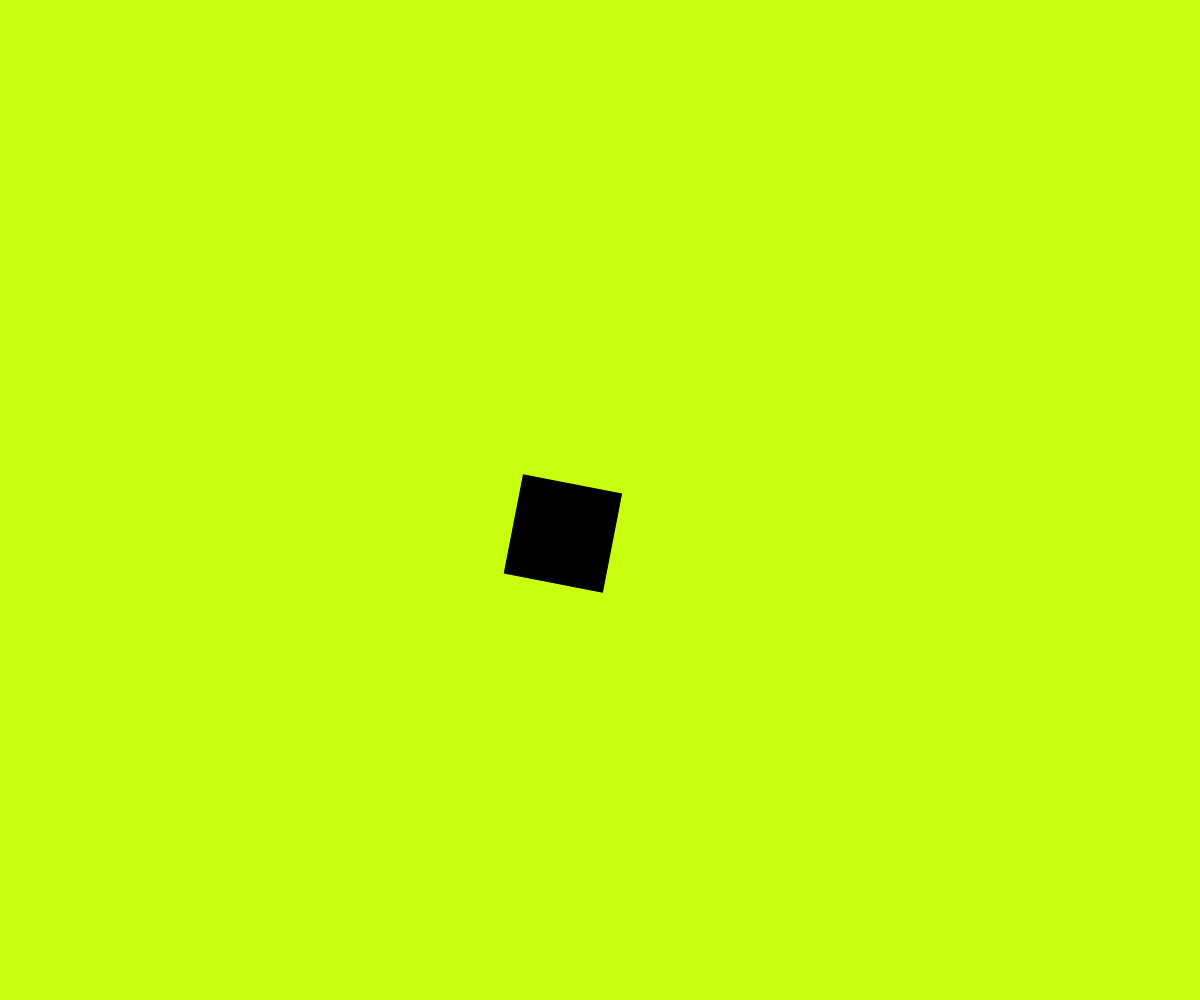
Frame 1 (no input)
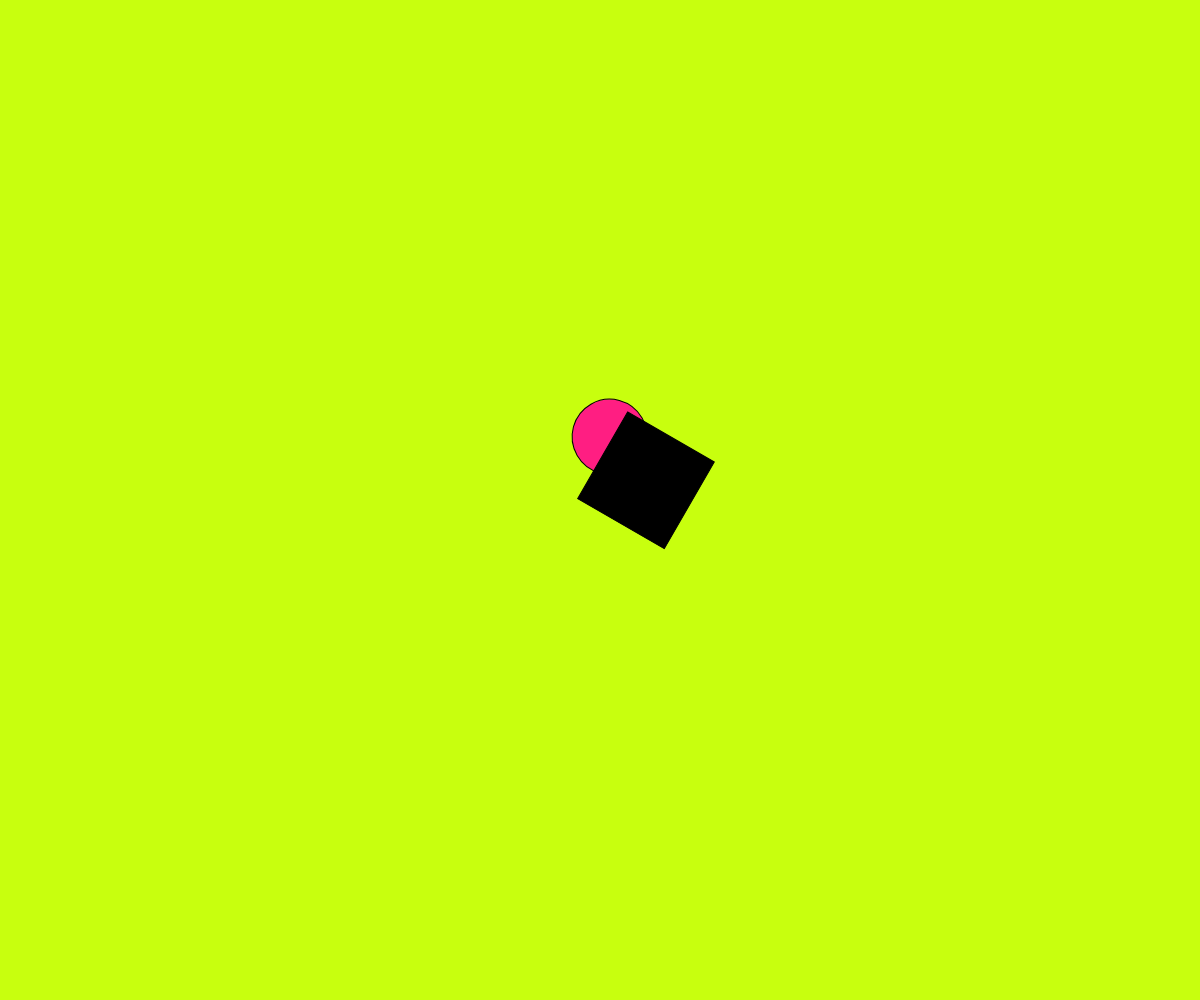
Frame 60 (no input)
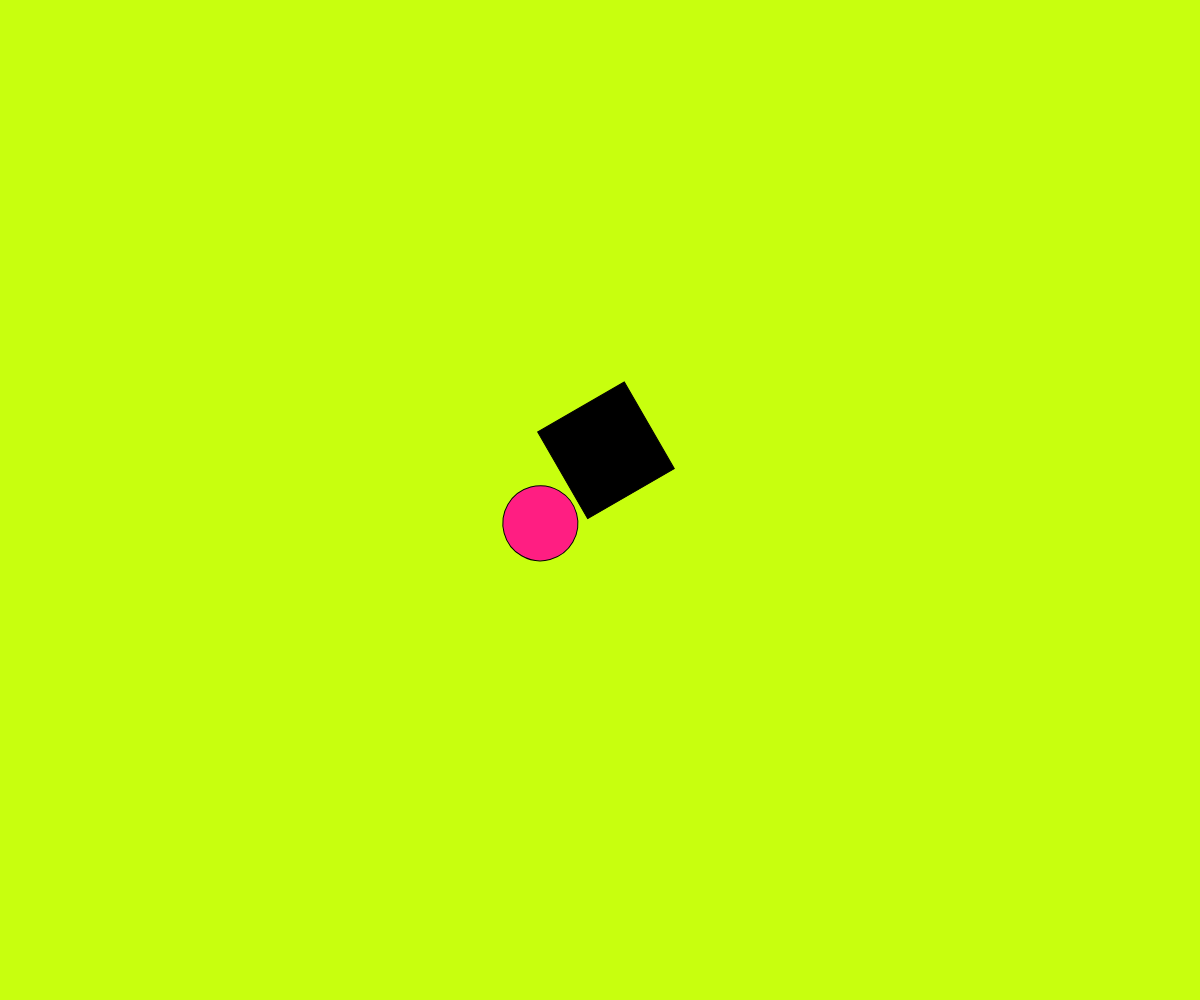
Frame 120 (the mouse pressed at the canvas centre since frame 60)

The p5.js sketch that drew these frames (run headless with seeded random() and noise() and a simulated clock; from frame 60 on, the mouse is pressed at the canvas centre):

// p5.js sketch
// ── sketch.js


let colorPal=('#f798a8',' #e6e6fa',' #f3dec3',' #fff6f1',  '#f5f5dc', '#21c21f', '#1900fd', '#141471', '#0c0c0c', '#c9e0fb');
let x,y;

function setup() {
  // Create a canvas that fills the entire browser window
  createCanvas(windowWidth, windowHeight);

  angleMode(DEGREES);

  angle = 45;

  let randomNumber = floor (random(1, 100));
  console.log (randomNumber);
  
  x = random(width);
  y = random (height);
 
}
function draw() {
  // Set background to blue
  background(200,340,14);
  translate(width/2,height/2);



  rectMode(CENTER);
  rotate (frameCount*100);
  fill (255,30,130);
  circle (50,40,75);

  

  rotate (frameCount);
  fill (0);
  rect (40,30,100);

  
}
